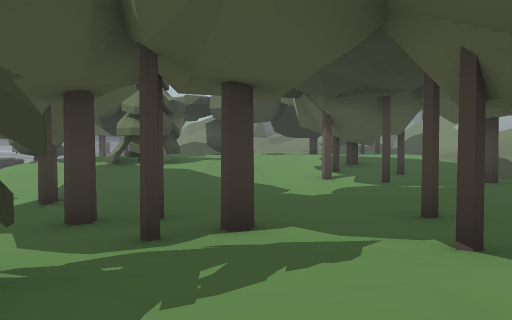
view 1 (above)

24 first-person views from a walk through a scene from a Unity 3-D project. The camera is 1.3 m above the floor, tilts 2° down and sees 70° across. The floor is counted in squares, 2 m on a side. Each view is taken from the middle of a square. On the plan, view 1 faces up. The plan holds only what a view shows up to about 11 squares ahead; the rest is blank. The place goes on beyond the plan. The player is left out. Door leaves are left out, so doorways stand open.

view 2
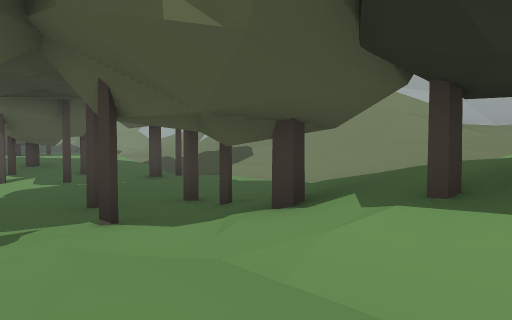

view 3
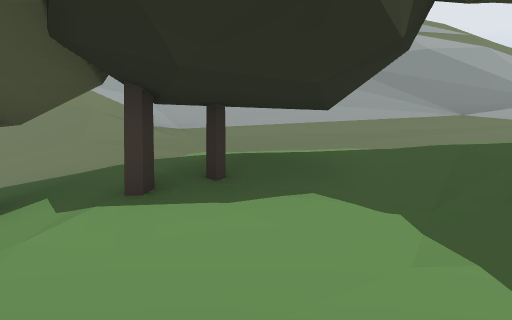

view 4
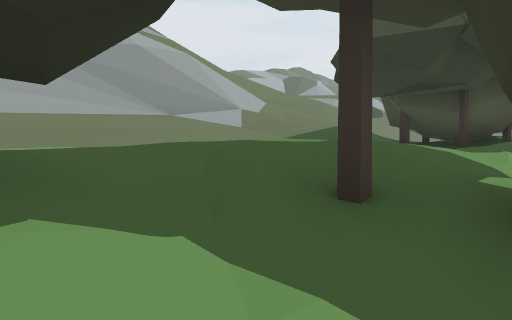

view 5
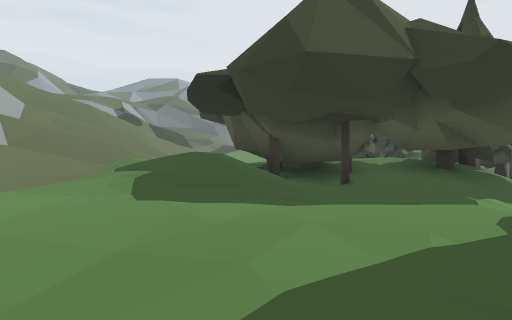

view 6
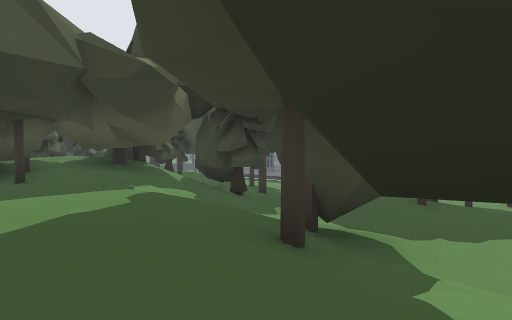

view 7
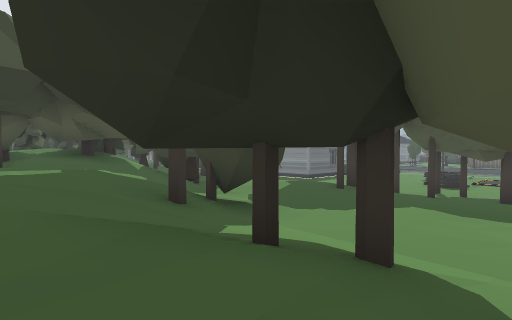

view 8
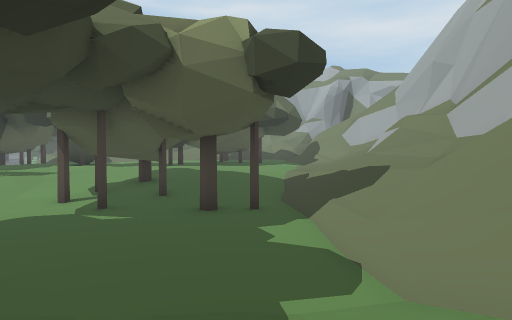

view 9
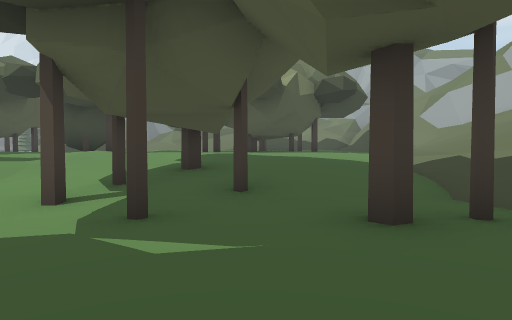

view 10
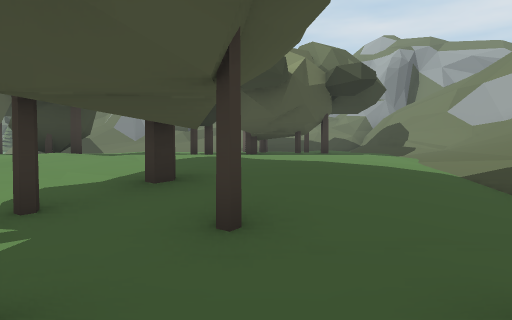

view 11
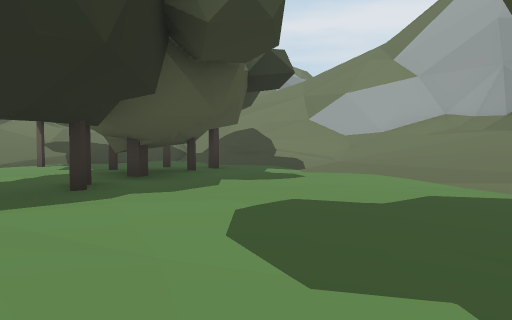

view 12
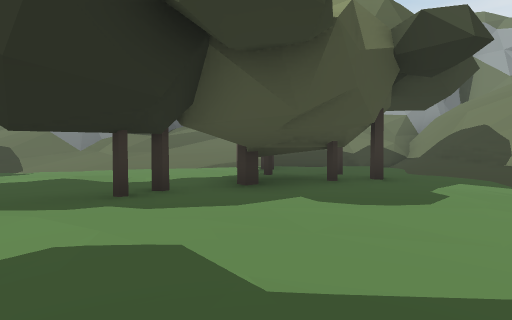

view 13
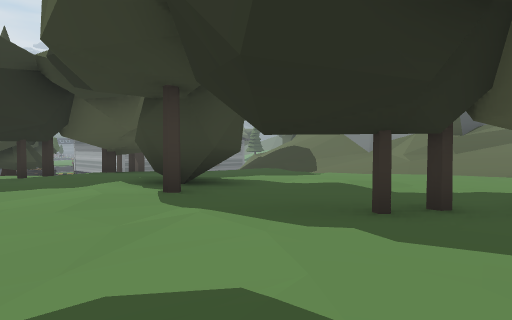

view 14
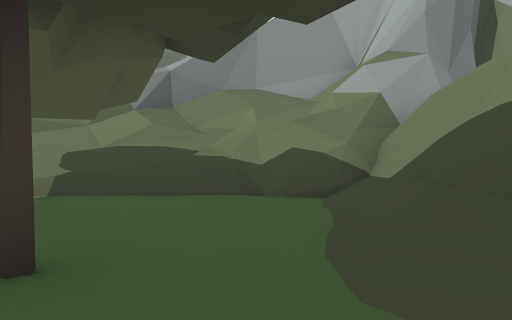

view 15
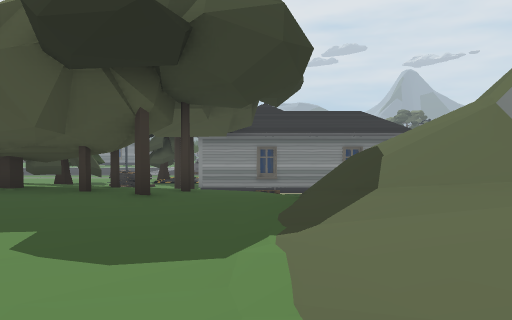

view 16
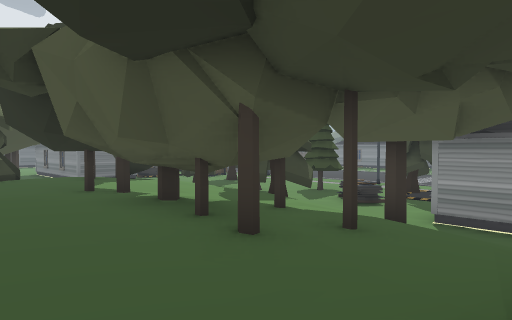

view 17
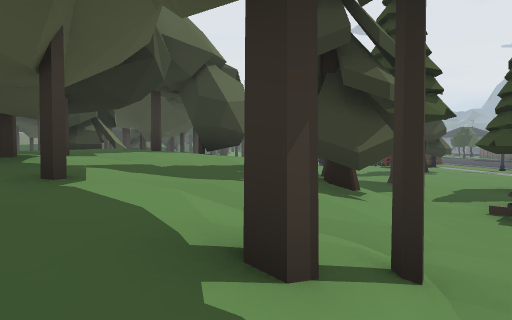

view 18
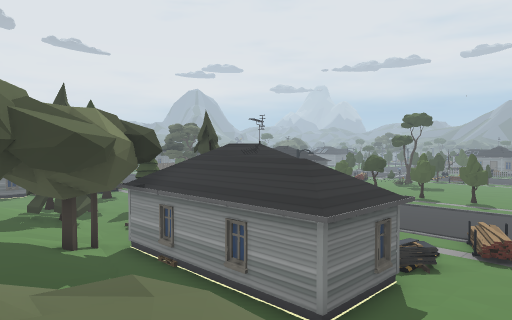

view 19
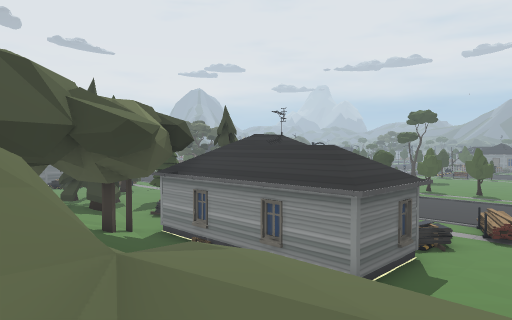

view 20
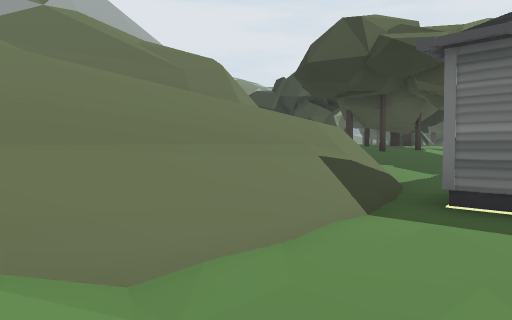

view 21
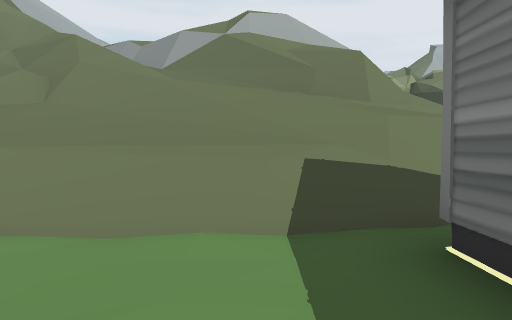

view 22
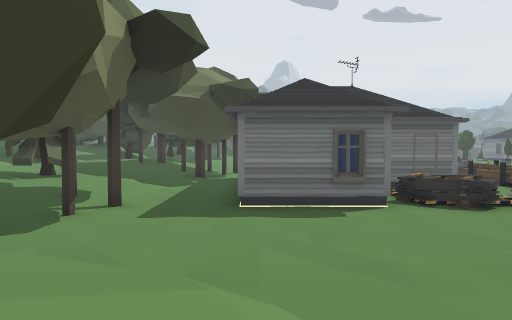

view 23
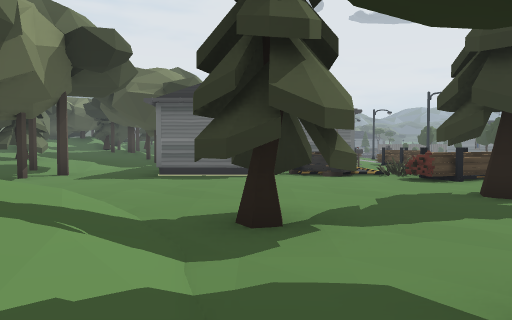

view 24
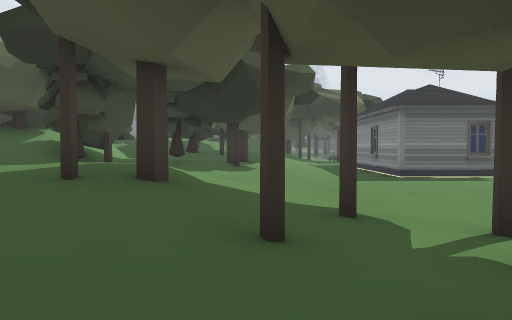

### Floor plan
Key: @ floor where view 1 was taken; # wall or solid block; x gap in a wall; . main floor; - floor 0.25 m lower than the main floor; : floor 0.5 m higher than the main floor; + floor 0.75 m higher than the main floor; _ floor 0.75 m lower than the main floor; * floor 1.25 m higher than the main floor; < floor 1.25 m lower than the main floor; ( floor 1.5 m lower than the main floor; % floor 1.75 m higher than the main floor; & floor 2 m higher than the main floor; / step, stairs or slope; = window, fence, low wall or low ledge; ^ raised ledge; v drop or lower ground; T thing the floor can be seen under or through; O other object.
Columns run from 16 left of view 1 to 13 right of it. Each row starts with its distance up from view 1.
 30      ((/.+//  /#
 29       (/.////###
 28        /.//&^##     #######
 27 OO  (  /////=/#    ##/////#
 26 O OO(((///////#  ##==/////##
 25    O###//+/#//# ##//////////
 24       #(=/////## //*+++/////
 23       #  ////=#///+//=/=/#//
 22       # (////=/////.#.../#//
 21        (/__-----......../=/
 20        (/_#----.......#..//
 19       #x#_-#--......# .../#
 18   O   (//_##........###..///
 17   O  O(/__-#.. #..###...-./#
 16     OO(OO--x..##..#......///#v
 15    OO OO_--#.............///#
 14    O  ( _-. ..........--.///#
 13      O(/_-......----.---.//
 12       (//#../O.--------/// /^v
 11       O(/ --OO--___O--_/////^v
 10    O  O(///_______O____//+//^
  9   OO    ((//______O<__<//+/#
  8           (/((<<<<<O_OO//+##
  7   O        /(<<<(<<<<__///=
  6  OO        O(<<<<<<<<<<//=#
  5    OOO###  ((<<<<<<<<<<///
  4            ((<O<#<TT___<///#
  3           ((<<<<<_TT____///#
  2  O        ((<<OO___T_-  ///#
  1  O         (<<OO___T/.. ///#
  0            ( <__@__#.:  .//#
 -1           O(<<____-##:  .//=
 -2           ((<<____-./:  ://=
 -3          O(<<____#///+: ://=
 -4           O<OO___#/:++:: //#
 -5           (<_____/.+++:: //#
 -6           ((/____-.:::::://=
 -7           ((  _O_/::.:+:+//#
 -8          (((<#_O//+::/*++//#
 -9       (( (((<__#/###:/%*//##
-10       ## ((<<__/O#####/ //##
-11        # (<<_O /O /###/ *//=
-12                      #  ////#
-13                           //=

Where each view was taken, in squares from view 1:
view 1: 0 up, 0 right, facing up
view 2: 1 down, 0 right, facing up-right
view 3: 1 down, 0 right, facing right
view 4: 1 down, 1 right, facing down-right
view 5: 2 down, 5 right, facing down
view 6: 1 down, 5 right, facing down-left
view 7: 1 up, 5 right, facing down-left
view 8: 1 up, 6 right, facing up
view 9: 5 up, 4 right, facing up
view 10: 7 up, 4 right, facing up
view 11: 12 up, 1 right, facing up-right
view 12: 12 up, 4 right, facing up
view 13: 13 up, 4 right, facing up-left
view 14: 18 up, 7 right, facing up
view 15: 21 up, 1 right, facing left
view 16: 22 up, 2 left, facing down-left
view 17: 21 up, 8 left, facing down
view 18: 29 up, 5 left, facing down-left
view 19: 29 up, 4 left, facing down-left
view 20: 30 up, 11 left, facing down-right
view 21: 27 up, 12 left, facing right
view 22: 12 up, 8 left, facing down
view 23: 14 up, 10 left, facing down
view 24: 0 up, 5 left, facing down
